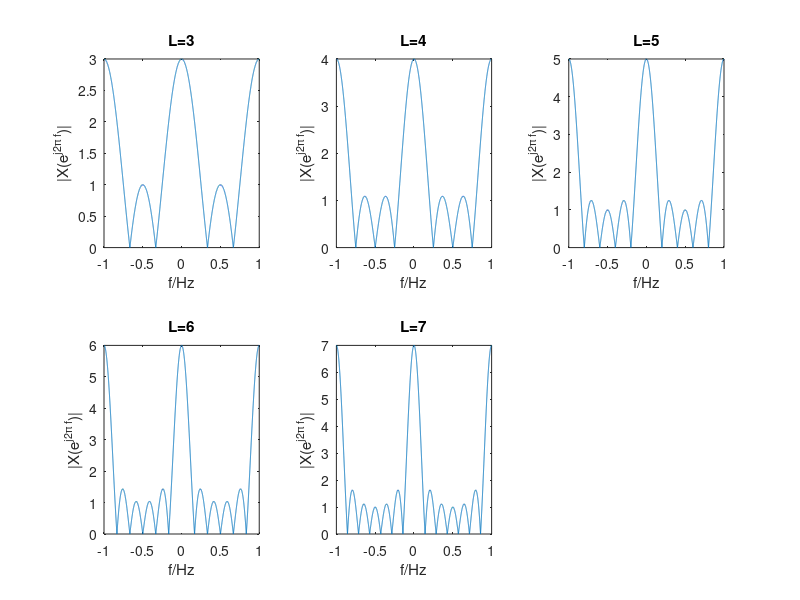

Source code (MATLAB): (Note: this script raises an error after producing the figure.)
% Assignment 1 - Periodic Sinc

close all
clear all
clc

addpath ./functions

N=1e4;                          % number of samples
f=linspace(-1,1,N);             % frequencies
L=3:7;
X=sin(pi*f.*L(:))./sin(pi*f).*exp(-i*pi*f.*(L(:)-1));      % DTFT of the rect pulse

figure
for i=1:length(L)
    subplot(2,3,i); plot(f,abs(X(i,:)));
    xlabel('f/Hz'); ylabel('|X(e^{j2\pi f})|');
    title(['L=', num2str(L(i))]);
end
sgtitle('X(e^{j2\pi f})=sin(\pi fL)/sin(\pi f)e^{-j\pi f(L-1)}');

figure
Z=sin(pi*f.*L(:))./sin(pi*f);                       % periodic sinc function 
for i=1:length(L)
    subplot(2,3,i); plot(f,Z(i,:));                 % priod T=1 for n odd, T=2 or n even
    xlabel('f/Hz'); ylabel('Z(e^{j2\pi f})');
    title(['L=', num2str(L(i))]);
end
sgtitle('Periodic Sinc Function Z(e^{j2\pi f})=sin(\pi fL)/sin(\pi f)') 

%-----------------------L-9
figure
hold on
Z_9=sin(pi*f*9)./sin(pi*f);
plot(f,Z_9); plot(f,9*sinc(f*9));
legend('Z(e^{j2\pi f})','LSinc(fL)');
xlabel('f/Hz'); ylabel('amplitude');
title('L=9');


%-----------------------Energy
df=2/N;
% Main lobe 
fs0_low=4445;           % lower freq index
fs0_hig=5556;           % higher freq index
Ez_s0=sum(abs(Z_9(fs0_low:fs0_hig).^2))*df;
Es_s0=sum(abs(9*sinc(f(fs0_low:fs0_hig)*9)).^2)*df;
% firsts side lobes 
fs1_low=3334;           % lower freq index
fs1_hig=6667;           % higher freq index
Ez_s1=sum(abs(Z_9(fs1_low:fs1_hig).^2))*df;
Es_s1=sum(abs(9*sinc(f(fs1_low:fs1_hig)*9)).^2)*df;
% seconds side lobes
fs2_low=2223;           % lower freq index
fs2_hig=7778;           % higher freq index
Ez_s2=sum(abs(Z_9(fs2_low:fs2_hig).^2))*df;
Es_s2=sum(abs(9*sinc(f(fs2_low:fs2_hig)*9)).^2)*df;

Es_s0/Ez_s0*100;
Es_s1/Ez_s1*100;
Es_s2/Ez_s2*100;